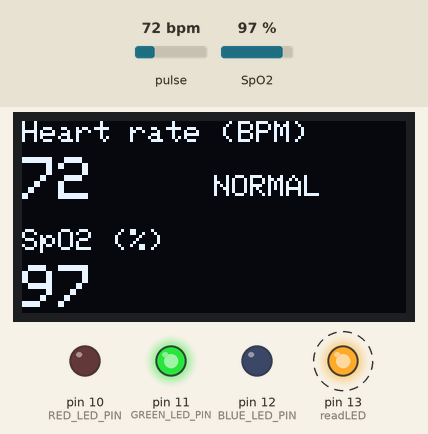
A sketch run on a simulated Arduino Uno, built with avr-gcc and run on an emulated ATmega328P. Shown: 128×64 one-colour display, output pins drawn as LEDs (lit = HIGH). Dashed ring = blinking. Inputs (shaded band) come from the test bench; at power-on: pulse 72 bpm, SpO2 97 %. What the sketch prints to the serial monitor is not drawn.

Above: at 5.6 s.
5.7 s: pulse set to 61 bpm
At 7.12 s:
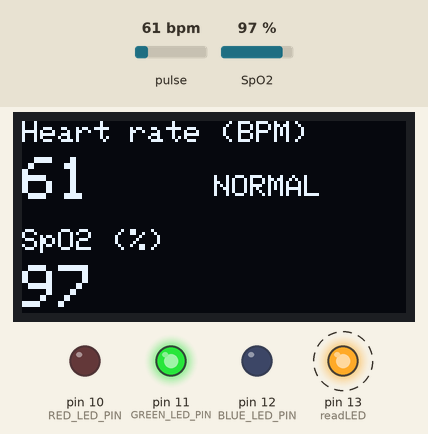
8.0 s: pulse set to 57 bpm
At 8.16 s:
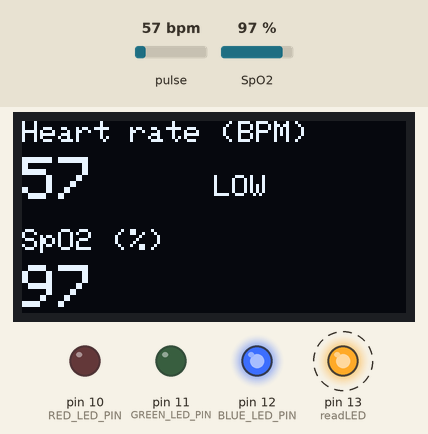
9.9 s: pulse set to 130 bpm
At 11.12 s:
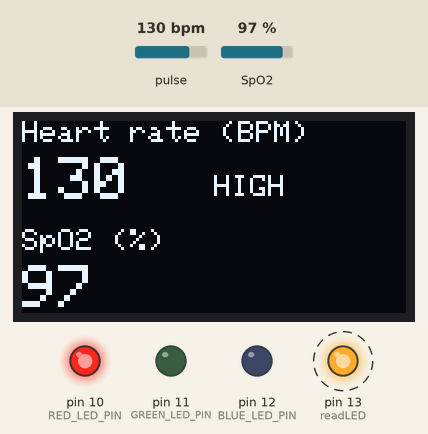
12.4 s: SpO2 set to 80 %
At 13.68 s:
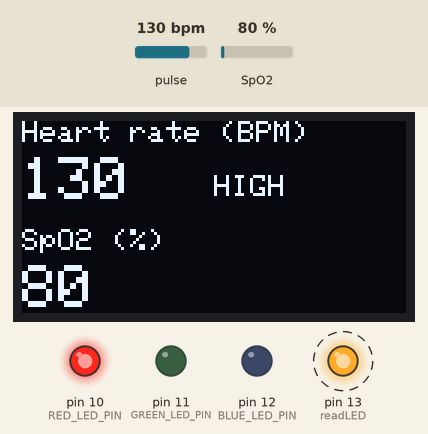
14.6 s: SpO2 set to 85 %
At 17.12 s:
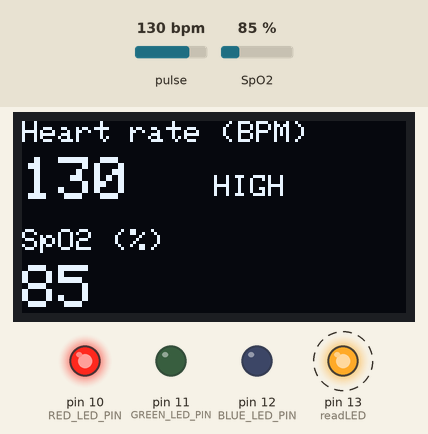
Timing chart, 0 to 17.6 s (numbered marks = the images above; inputs shaded):
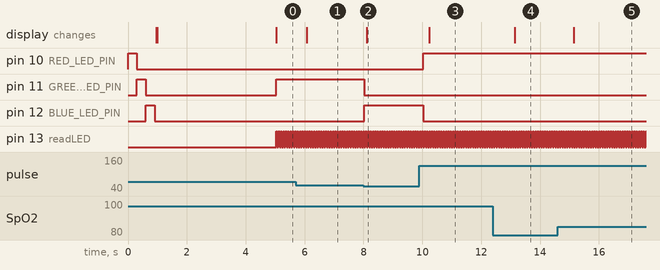

The sketch:

MAX30102_SpO2_OLED_LEDs.ino
```cpp
// (licence header left out)
#include <Wire.h>
#include "MAX30105.h"
#include "spo2_algorithm.h"
#include <Adafruit_GFX.h>
#include <Adafruit_SSD1306.h>

// ---------- Heart rate zones (BPM) ----------
// Typical resting range for adults is about 60-100 BPM.
// Change these to suit your users (children's resting rates run higher).
#define HR_LOW_MAX  60    // below this = LOW (blue)
#define HR_HIGH_MIN 100   // above this = HIGH (red)

// ---------- LED pins ----------
#define RED_LED_PIN   10
#define GREEN_LED_PIN 11
#define BLUE_LED_PIN  12

// ---------- OLED ----------
#define SCREEN_WIDTH 128
#define SCREEN_HEIGHT 64
#define OLED_RESET -1       // no reset pin
#define OLED_ADDRESS 0x3C   // try 0x3D if the screen stays blank
Adafruit_SSD1306 display(SCREEN_WIDTH, SCREEN_HEIGHT, &Wire, OLED_RESET);

// ---------- Sensor ----------
MAX30105 particleSensor;

#if defined(__AVR_ATmega328P__) || defined(__AVR_ATmega168__)
uint16_t irBuffer[100];
uint16_t redBuffer[100];
#else
uint32_t irBuffer[100];
uint32_t redBuffer[100];
#endif

int32_t bufferLength;
int32_t spo2;
int8_t validSPO2;
int32_t heartRate;
int8_t validHeartRate;

byte readLED = 13; // onboard LED, blinks with each data read

// Heart rate zones
#define ZONE_NONE   0
#define ZONE_LOW    1
#define ZONE_NORMAL 2
#define ZONE_HIGH   3

byte heartRateZone()
{
  if (!validHeartRate)        return ZONE_NONE;
  if (heartRate < HR_LOW_MAX) return ZONE_LOW;
  if (heartRate > HR_HIGH_MIN) return ZONE_HIGH;
  return ZONE_NORMAL;
}

// Lights the LED for the current zone; all off when there's no valid reading
void updateLEDs()
{
  byte z = heartRateZone();
  digitalWrite(BLUE_LED_PIN,  z == ZONE_LOW    ? HIGH : LOW);
  digitalWrite(GREEN_LED_PIN, z == ZONE_NORMAL ? HIGH : LOW);
  digitalWrite(RED_LED_PIN,   z == ZONE_HIGH   ? HIGH : LOW);
}

// Draws the current readings on the OLED
void updateDisplay()
{
  display.clearDisplay();
  display.setTextColor(SSD1306_WHITE);

  // Heart rate
  display.setTextSize(1);
  display.setCursor(0, 0);
  display.print(F("Heart rate (BPM)"));
  display.setTextSize(2);
  display.setCursor(0, 12);
  if (validHeartRate) display.print(heartRate);
  else                display.print(F("--"));

  // Heart rate zone, next to the number
  display.setTextSize(1);
  display.setCursor(64, 18);
  switch (heartRateZone())
  {
    case ZONE_LOW:    display.print(F("LOW"));    break;
    case ZONE_NORMAL: display.print(F("NORMAL")); break;
    case ZONE_HIGH:   display.print(F("HIGH"));   break;
    default: break;
  }

  // SpO2
  display.setTextSize(1);
  display.setCursor(0, 36);
  display.print(F("SpO2 (%)"));
  display.setTextSize(2);
  display.setCursor(0, 48);
  if (validSPO2) display.print(spo2);
  else           display.print(F("--"));

  display.display();
}

void showMessage(const __FlashStringHelper *line1, const __FlashStringHelper *line2)
{
  display.clearDisplay();
  display.setTextSize(1);
  display.setTextColor(SSD1306_WHITE);
  display.setCursor(0, 20);
  display.println(line1);
  display.println(line2);
  display.display();
}

// Flashes each LED once at startup so you can check the wiring
void testLEDs()
{
  byte pins[] = { RED_LED_PIN, GREEN_LED_PIN, BLUE_LED_PIN };
  for (byte i = 0; i < 3; i++)
  {
    digitalWrite(pins[i], HIGH);
    delay(300);
    digitalWrite(pins[i], LOW);
  }
}

void setup()
{
  Serial.begin(115200);
  pinMode(readLED, OUTPUT);
  pinMode(RED_LED_PIN, OUTPUT);
  pinMode(GREEN_LED_PIN, OUTPUT);
  pinMode(BLUE_LED_PIN, OUTPUT);
  testLEDs();

  // Start the OLED first so it can show errors
  if (!display.begin(SSD1306_SWITCHCAPVCC, OLED_ADDRESS))
  {
    Serial.println(F("SSD1306 not found (or not enough RAM)."));
    while (1);
  }
  showMessage(F("Starting..."), F(""));

  // Start the sensor
  if (!particleSensor.begin(Wire, I2C_SPEED_FAST))
  {
    Serial.println(F("MAX30102 was not found. Please check wiring/power."));
    showMessage(F("Sensor not found!"), F("Check wiring."));
    while (1);
  }

  byte ledBrightness = 60; // 0=Off to 255=50mA
  byte sampleAverage = 4;  // 1, 2, 4, 8, 16, 32
  byte ledMode = 2;        // 2 = Red + IR
  byte sampleRate = 100;   // 50, 100, 200, 400, 800, 1000, 1600, 3200
  int pulseWidth = 411;    // 69, 118, 215, 411
  int adcRange = 4096;     // 2048, 4096, 8192, 16384

  particleSensor.setup(ledBrightness, sampleAverage, ledMode, sampleRate, pulseWidth, adcRange);

  showMessage(F("Place finger on"), F("sensor..."));
}

void loop()
{
  bufferLength = 100; // 4 seconds of samples at 25 sps

  // Fill the buffer with the first 100 samples
  for (byte i = 0; i < bufferLength; i++)
  {
    while (particleSensor.available() == false)
      particleSensor.check();

    redBuffer[i] = particleSensor.getRed();
    irBuffer[i] = particleSensor.getIR();
    particleSensor.nextSample();
  }

  maxim_heart_rate_and_oxygen_saturation(irBuffer, bufferLength, redBuffer, &spo2, &validSPO2, &heartRate, &validHeartRate);
  updateDisplay();
  updateLEDs();

  // Keep sampling; recalculate every 25 samples (about once per second)
  while (1)
  {
    // Shift the last 75 samples to the front
    for (byte i = 25; i < 100; i++)
    {
      redBuffer[i - 25] = redBuffer[i];
      irBuffer[i - 25] = irBuffer[i];
    }

    // Take 25 new samples
    for (byte i = 75; i < 100; i++)
    {
      while (particleSensor.available() == false)
        particleSensor.check();

      digitalWrite(readLED, !digitalRead(readLED));

      redBuffer[i] = particleSensor.getRed();
      irBuffer[i] = particleSensor.getIR();
      particleSensor.nextSample();
    }

    maxim_heart_rate_and_oxygen_saturation(irBuffer, bufferLength, redBuffer, &spo2, &validSPO2, &heartRate, &validHeartRate);

    // Serial output in Plotter-friendly "label:value" format
    Serial.print(F("HR:"));
    Serial.print(validHeartRate ? heartRate : 0);
    Serial.print(F(",SpO2:"));
    Serial.println(validSPO2 ? spo2 : 0);

    // Update the OLED and LEDs once per calculation, not every sample,
    // so screen refreshes don't slow down sampling
    updateDisplay();
    updateLEDs();
  }
}
```

Measured:
- the behaviour switches between 60 and 59 bpm on pulse (found by bisection; images 1 and 2)
- after the input at 5.7 s, the display: changes after 0.37 s (image 1)
- after the input at 8.0 s, pin 11 (GREEN_LED_PIN): HIGH → LOW at once; pin 12 (BLUE_LED_PIN): LOW → HIGH at once; the display: changes after 0.11 s (image 2)
- after the input at 9.9 s, pin 10 (RED_LED_PIN): LOW → HIGH after 0.13 s; pin 12 (BLUE_LED_PIN): HIGH → LOW after 0.13 s; the display: changes after 0.33 s (image 3)
- after the input at 12.4 s, the display: changes after 0.75 s (image 4)
- after the input at 14.6 s, the display: changes after 0.55 s (image 5)
